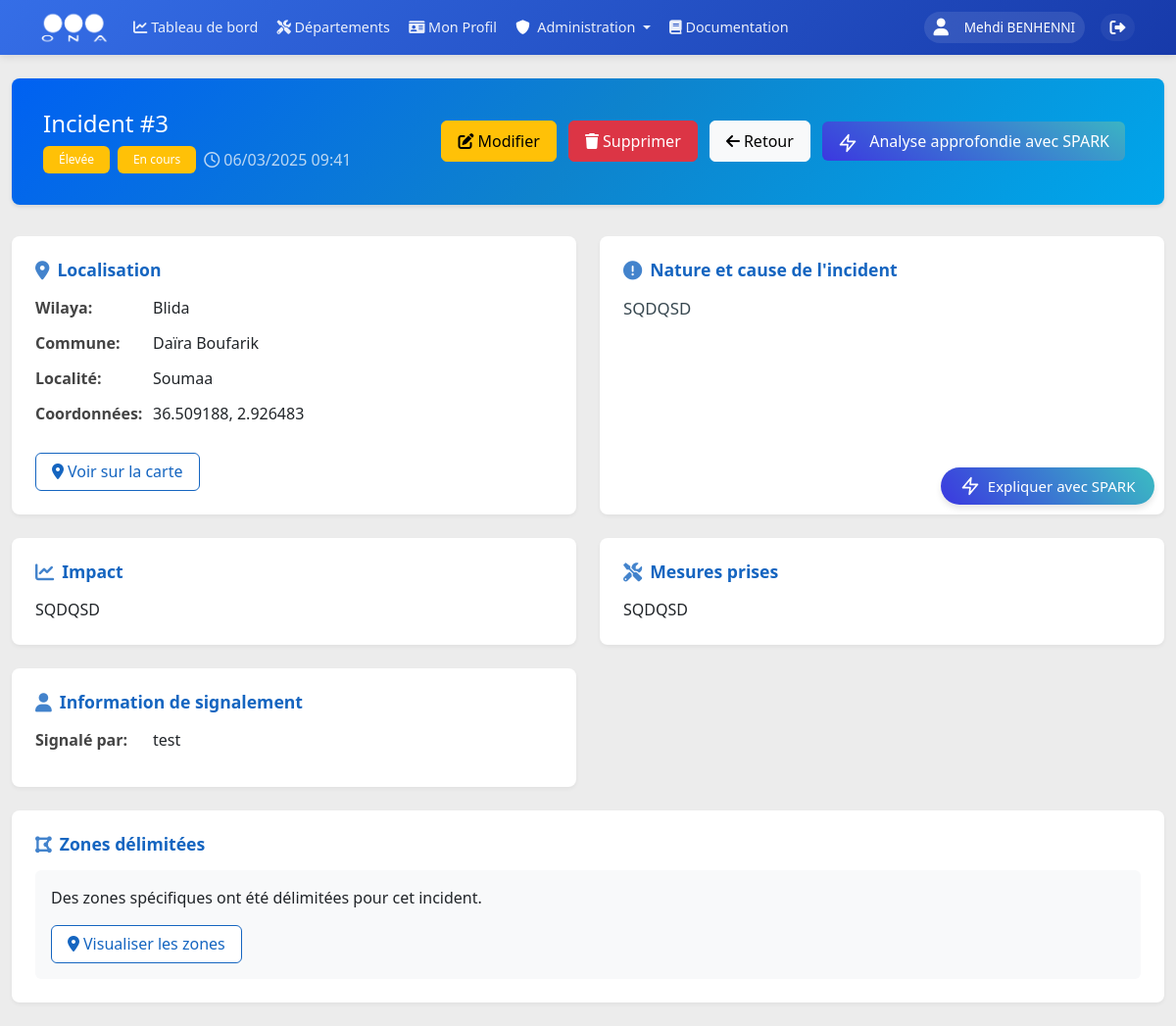
/incident/3 (signed in), run on an earlier commit of the app's database.
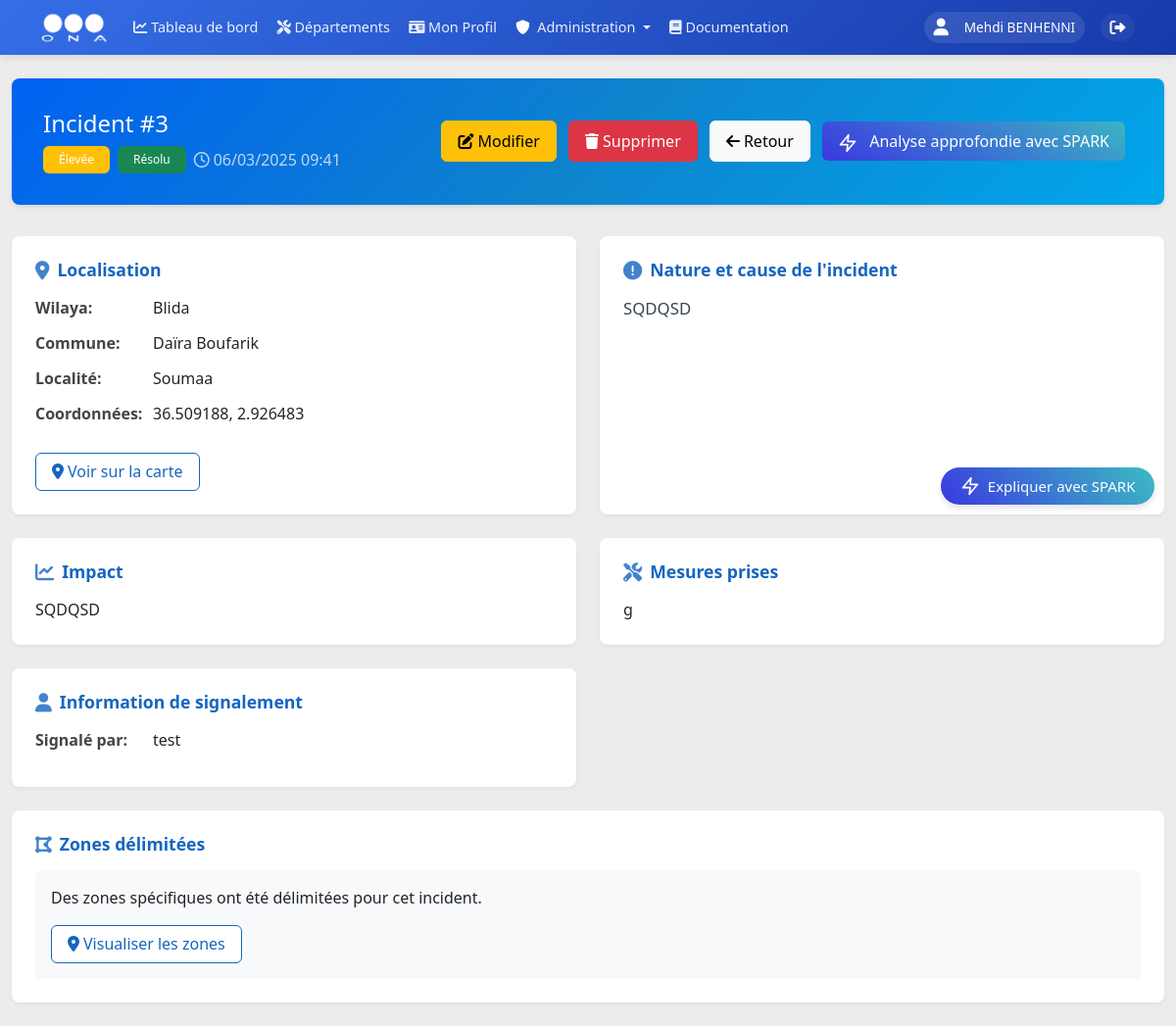
And on a later commit of the database.
### models.py (models this page shows, shortened)
class Incident(db.Model):
    __tablename__ = 'incidents'
    id = db.Column(db.Integer, primary_key=True)
    title = db.Column(db.String(200), nullable=False, index=True)
    wilaya = db.Column(db.String(50), nullable=False, index=True)
    commune = db.Column(db.String(100), nullable=False, index=True)
    localite = db.Column(db.String(200), nullable=False, index=True)
    structure_type = db.Column(db.String(50), nullable=False, default='Conduits', index=True)
    nature_cause = db.Column(db.Text, nullable=False, index=True)
    date_incident = db.Column(db.DateTime, nullable=False, index=True)
    mesures_prises = db.Column(db.Text)
    impact = db.Column(db.Text, nullable=False)
    gravite = db.Column(db.String(50), nullable=False, index=True)
    status = db.Column(db.String(20), nullable=False, default='Nouveau', index=True)
    date_resolution = db.Column(db.DateTime, index=True)
    resolution_notes = db.Column(db.Text)
    user_id = db.Column(db.Integer, db.ForeignKey('users.id'), nullable=False, index=True)
    unit_id = db.Column(db.Integer, db.ForeignKey('units.id'), nullable=False, index=True)
    center_id = db.Column(db.Integer, db.ForeignKey('centers.id'), index=True)
    drawn_shapes = db.Column(JSON, nullable=True)
    latitude = db.Column(db.Float, nullable=True)
    longitude = db.Column(db.Float, nullable=True)
    created_at = db.Column(db.DateTime, default=datetime.utcnow, index=True)
    updated_at = db.Column(db.DateTime, default=datetime.utcnow, onupdate=datetime.utcnow, index=True)

### routes/incidents.py (the view)
@incidents.route('/incident/<int:incident_id>')
@login_required
@permission_required(Permission.VIEW_INCIDENT)
def view_incident(incident_id):
    incident = Incident.query.get_or_404(incident_id)
    if not (current_user.role in [UserRole.ADMIN, UserRole.EMPLOYEUR_DG] or current_user.unit_id == incident.unit_id):
        flash('Vous n\'avez pas accès à cet incident.', 'danger')
        return redirect(url_for(INCIDENT_LIST))
    return render_template('incidents/view_incident.html', incident=incident)

### app.py (called while the page is built)
@login_manager.user_loader
def load_user(user_id):
    return db.session.get(User, int(user_id))

### utils/permissions.py (called while the page is built)
def permission_required(permission):
    def decorator(f):
        @wraps(f)
        @login_required
        def decorated_function(*args, **kwargs):
            if not PermissionManager.has_permission(current_user.role, permission):
                flash('Vous n\'avez pas la permission d\'effectuer cette action.', 'danger')
                return redirect('main_dashboard.dashboard')  # Redirect to dashboard
            return f(*args, **kwargs)
        return decorated_function
    return decorator

    @classmethod
    def get_role_permissions(cls, role: str) -> Set[str]:
        return cls._ROLE_PERMISSIONS.get(role, set())

    @classmethod
    def has_permission(cls, role: str, permission: str) -> bool:
        return permission in cls.get_role_permissions(role)

### templates/incidents/view_incident.html (shortened to what the changed rows need)
{% extends "base/base.html" %}
{% block extra_css %}
<link rel="stylesheet" href="{{ url_for('static', filename='css/view_incident.css') }}">
{% endblock %}
{% block content %}
<div class="container-fluid py-4">
    <div class="incident-header position-relative"
        data-incident-date="{{ incident.date_incident.strftime('%d/%m/%Y %H:%M') }}"
        data-incident-location="{{ incident.wilaya }}, {{ incident.commune }}, {{ incident.localite }}"
        data-incident-type="{{ incident.nature_cause }}"
    >
        <div class="d-flex justify-content-between align-items-center">
            <div>
                <h4 class="mb-2">Incident #{{ incident.id }}</h4>
                <div class="d-flex gap-2 align-items-center">
                    <span class="badge bg-{{ 'danger' if incident.gravite == 'Critique' else 'warning' if incident.gravite == 'Élevée' else 'info' if incident.gravite == 'Moyenne' else 'success' }}">
                        {{ incident.gravite }}
                    </span>
                    <span class="badge bg-{{ 'success' if incident.status == 'Résolu' else 'warning' }}">
                        {{ incident.status }}
                    </span>
                    <span class="text-light opacity-75">
                        <i class="far fa-clock me-1"></i>{{ incident.date_incident.strftime('%d/%m/%Y %H:%M') }}
                    </span>
                </div>
            </div>
        </div>
    </div>
    <div class="row g-4">
        <div class="col-md-6">
            <div class="info-card position-relative">
                <div class="info-item">
                    <span class="info-label">Wilaya:</span>
                    <span class="info-value">{{ incident.wilaya }}</span>
                </div>
                <div class="info-item">
                    <span class="info-label">Commune:</span>
                    <span class="info-value">{{ incident.commune }}</span>
                </div>
                <div class="info-item">
                    <span class="info-label">Localité:</span>
                    <span class="info-value">{{ incident.localite }}</span>
                </div>
                {% if incident.latitude and incident.longitude %}
                <div class="info-item">
                    <span class="info-label">Coordonnées:</span>
                    <span class="info-value">{{ incident.latitude }}, {{ incident.longitude }}</span>
                </div>
                {% endif %}
            </div>
        </div>
        <div class="col-md-6">
            <div class="info-card position-relative nature-cause-card">
                <button id="ai-explanation-btn" class="btn">
                    <div class="d-flex align-items-center">
                    </div>
                </button>
                <h6 class="info-title">
                    <i class="fas fa-exclamation-circle"></i>
                    Nature et cause de l'incident
                </h6>
                <p class="mb-0 incident-description" data-incident-description>{{ incident.nature_cause }}</p>
            </div>
        </div>
        <div class="col-md-6">
            <div class="info-card">
                <h6 class="info-title">
                    <i class="fas fa-chart-line"></i>
                    Impact
                </h6>
                <p class="mb-0">{{ incident.impact }}</p>
            </div>
        </div>
        <div class="col-md-6">
            <div class="info-card">
                <h6 class="info-title">
                    <i class="fas fa-tools"></i>
                    Mesures prises
                </h6>
                <p class="mb-0">{{ incident.mesures_prises }}</p>
            </div>
        </div>
    </div>
</div>
{% endblock %}

What changed in the data, as far as the page shows it:
changed Incident "SQDQSD": status "En cours" → "Résolu"; mesures_prises "SQDQSD" → "g"
